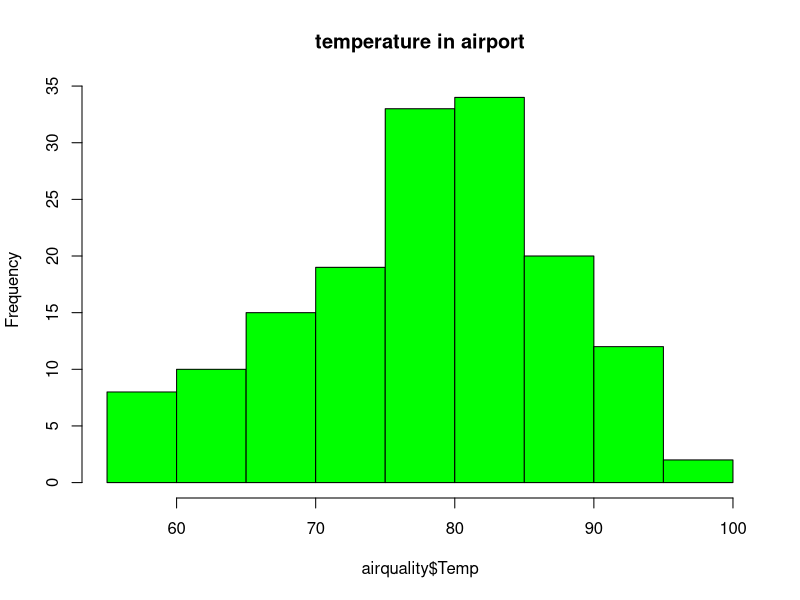
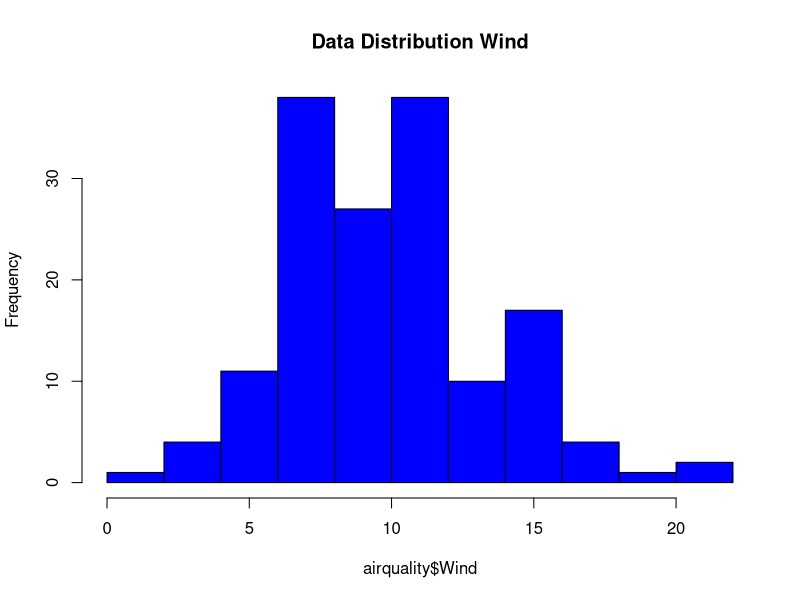
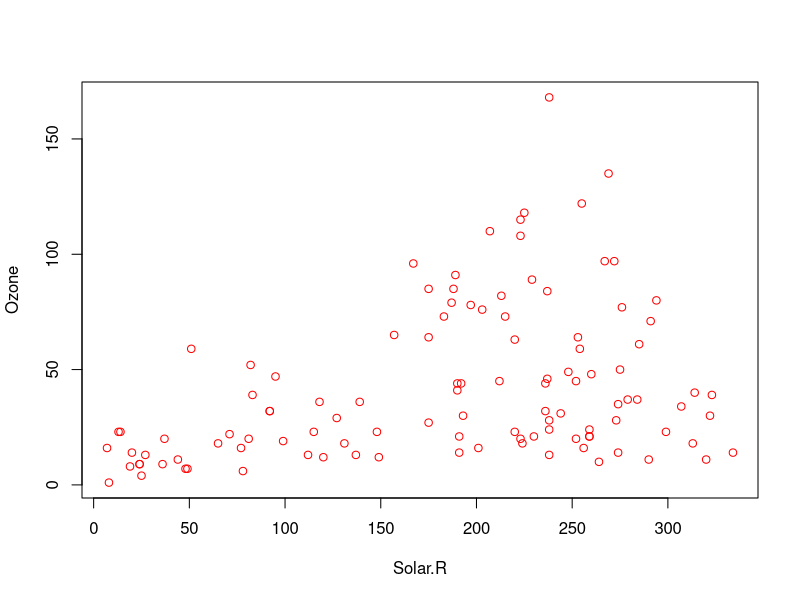
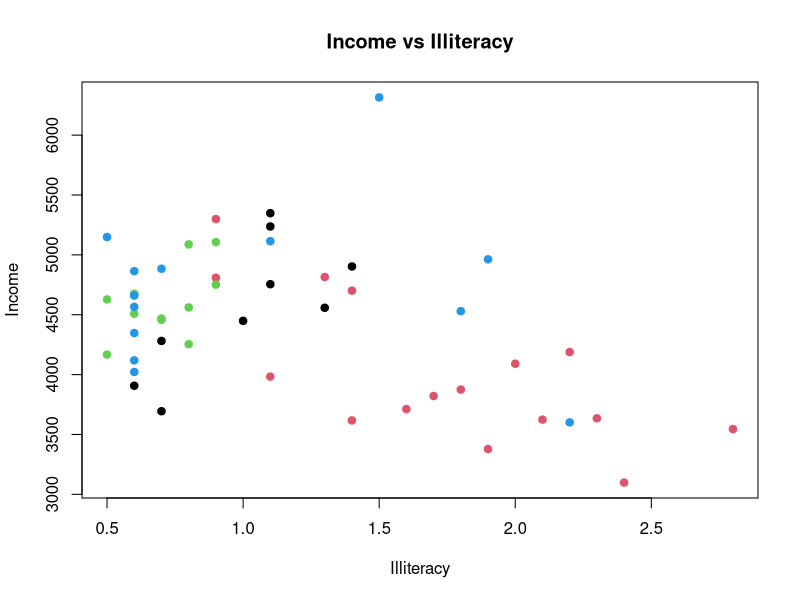

Write R code to recreate these figures, in order. (Note: this script raises an error after producing the figures.)
## ---- chunk 1
library(datasets)
head(airquality)
## ---- chunk 2
# START YOUR CODE FROM HERE
hist(airquality$Temp, main = 'temperature in airport', col = 'green')
hist(airquality$Wind, main = 'Data Distribution Wind',col='Blue')
## ---- chunk 3
with(airquality, plot(Solar.R, Ozone, col = 'red'))

## ---- chunk 4
library(lattice)
library(ggplot2)

head(state.x77)
#head(state.region)
## ---- chunk 5
# START YOUR CODE FROM HERE
data(state)
df <- data.frame(state.x77)
df$region <- state.region
plot(df$Income ~ df$Illiteracy, data = df, col = df$region, pch = 19,
     xlab = "Illiteracy", ylab = "Income", main = "Income vs Illiteracy")


## ---- chunk 6
library(ggplot2)
data(state.x77)
data(state)
state$region <- state.region
state$region <- as.factor(state$region)
ggplot(state, aes(x=Population, y=Life.Exp)) + geom_point(aes(color=region))+labs(title="Relationship between Population,Region and Life Expectancy", x="Population", y="Life Expectancy")
##Export chart to pdf
pdf("charts.pdf")
ggplot(state, aes(x=Income, y=Illiteracy)) + geom_point(aes(color=region)) + labs(title="Relationship between Income and Illiteracy", x="Income", y="Illiteracy")
ggplot(state, aes(x=Population, y=Life.Exp)) + geom_point(aes(color=region)) + labs(title="Relationship between Population, Region and Life Expectancy", x="Population", y="Life Expectancy")
dev.off()

## ---- chunk 7
head(women)
## ---- chunk 8
# START YOUR CODE FROM HERE
library(lattice)
xyplot(height ~ weight, data = women)


## ---- chunk 9
with(women, plot(height, weight, main = "height and weight"))
model <- lm(height ~ weight, women)
abline(model, lwd = 2, col = "red", lty = 5)
pdf("charts.pdf")

## ---- chunk 10
head(longley)

## ---- chunk 11
# START YOUR CODE FOR GRAPH-1
library(ggplot2)
qplot(Unemployed, GNP, data = longley)
## ---- chunk 12
# START YOUR CODE FOR GRAPH-2
qplot(Unemployed, GNP, data = longley, Unemployed = "blue", Employed = "Green") 


## ---- chunk 13
# START YOUR CODE FOR GRAPH-3

